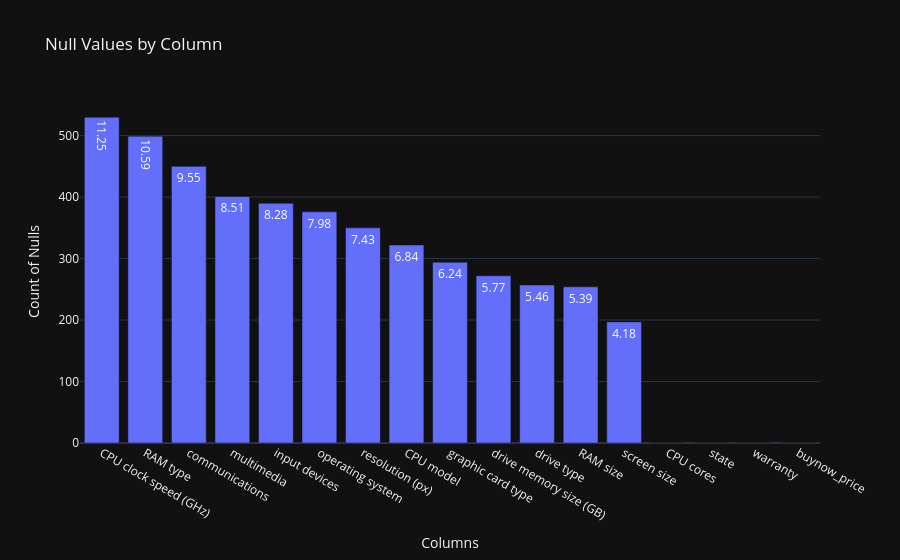

Write notebook code for a chart like this one.
### Markdown cell above
Checking the null values

As we can see, from the 4711 entries, we have some null values in some columns

### Code cell
null_summary = pd.DataFrame({
  "Column": df.columns,
  "Null count": df.isnull().sum(),
  "Percentage Null": ((df.isnull().sum() / len(df)) * 100).round(2)
}).sort_values(by="Null count", ascending=False)

fig = px.bar(null_summary, x="Column", y="Null count",
             title="Null Values by Column", text="Percentage Null",template="plotly_dark")
fig.update_layout(xaxis_title="Columns", yaxis_title="Count of Nulls")
fig.show()

### Figure 1 — Plotly figure (JSON) as saved in the notebook; plotly's stock layout.template omitted (floating-point values rounded to 4 significant figures)
{"data": [{"alignmentgroup": "True", "hovertemplate": "Column=%{x}<br>Null count=%{y}<br>Percentage Null=%{text}<extra></extra>", "legendgroup": "", "marker": {"color": "#636efa", "pattern": {"shape": ""}}, "name": "", "offsetgroup": "", "orientation": "v", "showlegend": false, "text": [11.25, 10.59, 9.55, 8.51, 8.28, 7.98, 7.43, 6.84, 6.24, 5.77, 5.46, 5.39, 4.18, 0, 0, 0, 0], "textposition": "auto", "type": "bar", "x": ["CPU clock speed (GHz)", "RAM type", "communications", "multimedia", "input devices", "operating system", "resolution (px)", "CPU model", "graphic card type", "drive memory size (GB)", "drive type", "RAM size", "screen size", "CPU cores", "state", "warranty", "buynow_price"], "xaxis": "x", "y": [530, 499, 450, 401, 390, 376, 350, 322, 294, 272, 257, 254, 197, 0, 0, 0, 0], "yaxis": "y"}], "layout": {"barmode": "relative", "legend": {"tracegroupgap": 0}, "title": {"text": "Null Values by Column"}, "xaxis": {"anchor": "y", "domain": [0, 1], "title": {"text": "Columns"}}, "yaxis": {"anchor": "x", "domain": [0, 1], "title": {"text": "Count of Nulls"}}}}
